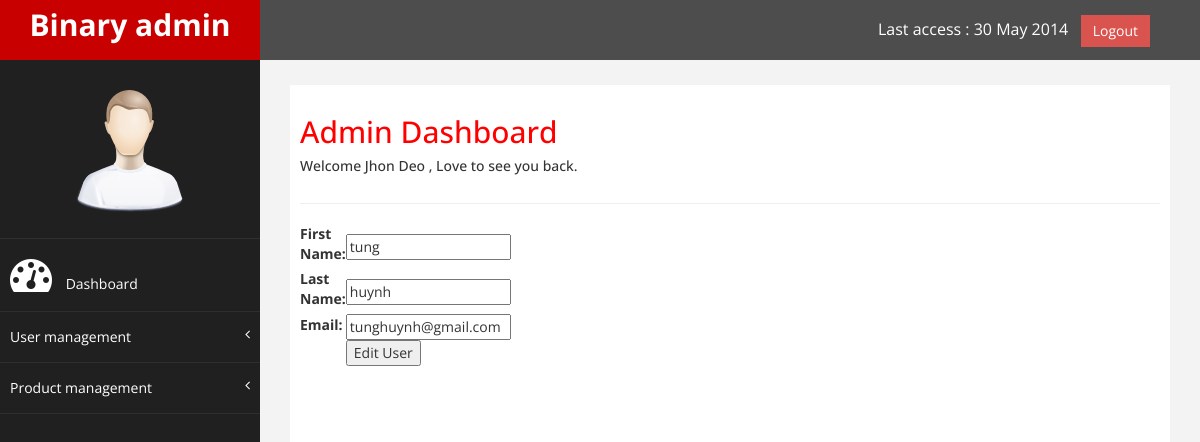
The app's page /Admin/_edit-user.php with its own data.
### tables this page shows
CREATE TABLE `user` (
  `user_id` int(50) NOT NULL,
  `first_name` varchar(100) NOT NULL,
  `last_name` varchar(100) NOT NULL,
  `user_email` varchar(200) NOT NULL,
  `user_password` varchar(200) NOT NULL,
  `profile_image` varchar(255) DEFAULT NULL,
  `register_date` datetime DEFAULT NULL
);

### functions.php (called while the page is built, shortened)
<?php
require('Database/DBController.php');
require('Database/Users.php');
$db = new DBController();
$user = new Users($db);
$user_import = $user -> getData();

### Database/Users.php (called while the page is built, shortened)
<?php
class Users
{
    public $db = null;
    public function __construct(DBController $db)
    {
        $this->db = $db;
    }
    public function getData(string $userTable = 'user')
    {
        $query_user = $this->db->con->query("SELECT * FROM {$userTable}");
        $usersArray = array();
        while ($item = mysqli_fetch_array($query_user, MYSQLI_ASSOC)) {
            $usersArray[] = $item;
        }
        return $usersArray;
    }
}

### Database/DBController.php (called while the page is built, shortened)
<?php
class DBController
{
    protected $host = 'localhost';
    protected $user = 'root';
    protected $password = '';
    protected $database = 'laptop-store';
    public function __construct()
    {
        $this->con = mysqli_connect($this->host, $this->user, $this->password, $this->database);
    }
}

### Admin/_edit-user.php (the view, shortened to what this page needs)
<!DOCTYPE html>
<html xmlns="http://www.w3.org/1999/xhtml">
<?php
    include('header.php');
?>
<body>
<?php
    include('sub-menu.php');
    include('menuAdmin.php');
?>
        <div id="page-wrapper" >
            <div id="page-inner">
                <div class="row">
                    <div class="col-md-12">
                     <h2>Admin Dashboard</h2>
                        <h5>Welcome Jhon Deo , Love to see you back. </h5>
                    </div>
                </div>
                  <hr />
                <div class="row">
                        <div class="col-md-3 col-sm-6 col-xs-6">
                            <table>
                                <form action="_edit-user.php" method="POST" enctype="multipart/form-data" id="add-product-form">
                                <?php
                                    $item_id = $_GET['user_id'] ?? 1;
                                    foreach ($user->getData() as $item):
                                        if ($item['user_id'] == $item_id):
                                            ?>
                                        <tr>
                                            <th><label for="firstname">First Name: </label></th>
                                            <td><input type="text" placeholder="First Name" id="firstname" name="firstname" value=<?php echo($item["first_name"]?? 'default') ?> > </td>
                                        </tr>
                                        <tr>
                                            <th><label for="lastname">Last Name:</label></th>
                                            <td><input type="text" placeholder="Last Name" id="lastname" name="lastname" value=<?php echo($item["last_name"]?? 'default') ?>> </td>
                                        </tr>
                                        <tr>
                                            <th><label for="image">Email:</label></th>
                                            <td><input type="text" placeholder="Email" id="email" name="email" value=<?php echo($item["user_email"]?? 'default') ?>> </td>
                                        </tr>
                                        <tr>
                                            <td></td>
                                            <td><input type="submit" value="Edit User"></td>
                                        </tr>
                                        <?php
                                            endif;
                                        endforeach;
                                        ?>
                                </form>
                            </table>
                        </div>
                </div>
           </div>
        </div>
</body>
</html>

### Admin/assets/css/custom.css (style rules this page uses)
body { font-family: 'Open Sans', sans-serif; }
#page-wrapper { padding: 15px 15px; min-height: 600px; background:#F3F3F3; }
#page-inner { width:100%; margin:10px 20px 10px 0px; background-color:#fff!important; padding:10px; min-height:1200px; }
h2 { color: #f00; }
@media (min-width:768px) { #page-wrapper { margin: 0 0 0 260px; padding: 15px 30px; min-height: 1200px; } }

### records on screen
user: firstname "tung", lastname "huynh", email "tunghuynh@gmail.com"
